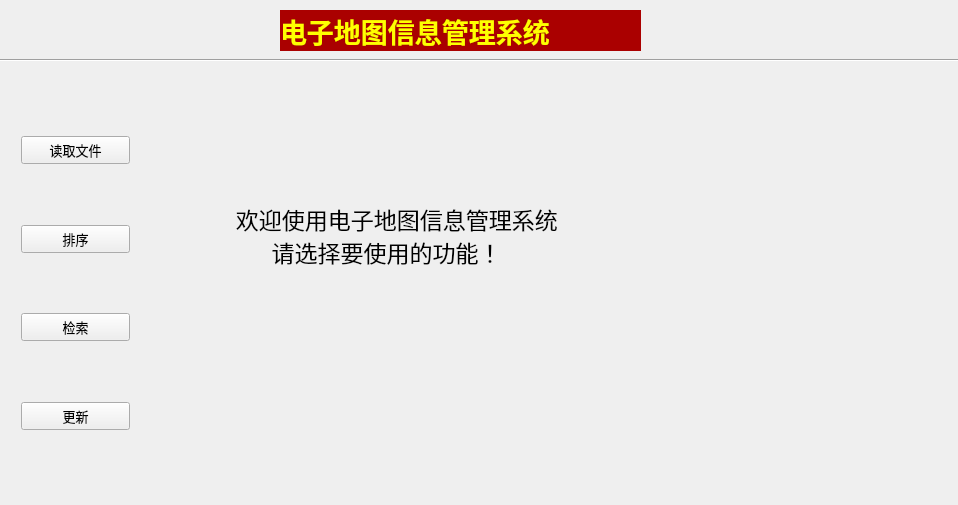
<?xml version="1.0" encoding="UTF-8"?>
<ui version="4.0">
 <class>MainWindow</class>
 <widget class="QMainWindow" name="MainWindow">
  <property name="geometry">
   <rect>
    <x>0</x>
    <y>0</y>
    <width>958</width>
    <height>505</height>
   </rect>
  </property>
  <property name="windowTitle">
   <string>MainWindow</string>
  </property>
  <widget class="QWidget" name="centralWidget">
   <widget class="QWidget" name="widget" native="true">
    <property name="geometry">
     <rect>
      <x>10</x>
      <y>70</y>
      <width>131</width>
      <height>426</height>
     </rect>
    </property>
    <layout class="QVBoxLayout" name="verticalLayout">
     <item>
      <spacer name="verticalSpacer_5">
       <property name="orientation">
        <enum>Qt::Vertical</enum>
       </property>
       <property name="sizeHint" stdset="0">
        <size>
         <width>20</width>
         <height>40</height>
        </size>
       </property>
      </spacer>
     </item>
     <item>
      <widget class="QPushButton" name="BtnRead">
       <property name="sizePolicy">
        <sizepolicy hsizetype="Expanding" vsizetype="Fixed">
         <horstretch>0</horstretch>
         <verstretch>0</verstretch>
        </sizepolicy>
       </property>
       <property name="font">
        <font>
         <family>方正兰亭超细黑简体</family>
         <pointsize>10</pointsize>
        </font>
       </property>
       <property name="text">
        <string>读取文件</string>
       </property>
       <property name="autoDefault">
        <bool>false</bool>
       </property>
      </widget>
     </item>
     <item>
      <spacer name="verticalSpacer_4">
       <property name="orientation">
        <enum>Qt::Vertical</enum>
       </property>
       <property name="sizeHint" stdset="0">
        <size>
         <width>20</width>
         <height>40</height>
        </size>
       </property>
      </spacer>
     </item>
     <item>
      <widget class="QPushButton" name="BtnSort">
       <property name="font">
        <font>
         <family>方正兰亭超细黑简体</family>
         <pointsize>10</pointsize>
        </font>
       </property>
       <property name="text">
        <string>排序</string>
       </property>
      </widget>
     </item>
     <item>
      <spacer name="verticalSpacer_3">
       <property name="orientation">
        <enum>Qt::Vertical</enum>
       </property>
       <property name="sizeHint" stdset="0">
        <size>
         <width>20</width>
         <height>40</height>
        </size>
       </property>
      </spacer>
     </item>
     <item>
      <widget class="QPushButton" name="BtnSearch">
       <property name="font">
        <font>
         <family>方正兰亭超细黑简体</family>
         <pointsize>10</pointsize>
        </font>
       </property>
       <property name="text">
        <string>检索</string>
       </property>
      </widget>
     </item>
     <item>
      <spacer name="verticalSpacer_2">
       <property name="orientation">
        <enum>Qt::Vertical</enum>
       </property>
       <property name="sizeHint" stdset="0">
        <size>
         <width>20</width>
         <height>40</height>
        </size>
       </property>
      </spacer>
     </item>
     <item>
      <widget class="QPushButton" name="BtnRenew">
       <property name="font">
        <font>
         <family>方正兰亭超细黑简体</family>
         <pointsize>10</pointsize>
        </font>
       </property>
       <property name="text">
        <string>更新</string>
       </property>
      </widget>
     </item>
     <item>
      <spacer name="verticalSpacer">
       <property name="orientation">
        <enum>Qt::Vertical</enum>
       </property>
       <property name="sizeHint" stdset="0">
        <size>
         <width>20</width>
         <height>40</height>
        </size>
       </property>
      </spacer>
     </item>
    </layout>
   </widget>
   <widget class="QLabel" name="label">
    <property name="geometry">
     <rect>
      <x>280</x>
      <y>10</y>
      <width>361</width>
      <height>41</height>
     </rect>
    </property>
    <property name="font">
     <font>
      <family>楷体</family>
      <pointsize>20</pointsize>
      <weight>75</weight>
      <italic>false</italic>
      <bold>true</bold>
     </font>
    </property>
    <property name="styleSheet">
     <string notr="true">color: rgb(255, 255, 0);
background-color: rgb(170, 0, 0);</string>
    </property>
    <property name="text">
     <string>电子地图信息管理系统</string>
    </property>
   </widget>
   <widget class="QLabel" name="LabelWelcome">
    <property name="geometry">
     <rect>
      <x>200</x>
      <y>200</y>
      <width>691</width>
      <height>71</height>
     </rect>
    </property>
    <property name="font">
     <font>
      <family>楷体</family>
      <pointsize>17</pointsize>
     </font>
    </property>
    <property name="text">
     <string>      欢迎使用电子地图信息管理系统
            请选择要使用的功能！</string>
    </property>
   </widget>
   <widget class="Line" name="line">
    <property name="geometry">
     <rect>
      <x>0</x>
      <y>50</y>
      <width>961</width>
      <height>20</height>
     </rect>
    </property>
    <property name="orientation">
     <enum>Qt::Horizontal</enum>
    </property>
   </widget>
   <widget class="SortChoose" name="SortWidget" native="true">
    <property name="geometry">
     <rect>
      <x>170</x>
      <y>100</y>
      <width>751</width>
      <height>500</height>
     </rect>
    </property>
   </widget>
   <widget class="ReadFile" name="ReadWidget" native="true">
    <property name="geometry">
     <rect>
      <x>170</x>
      <y>80</y>
      <width>781</width>
      <height>421</height>
     </rect>
    </property>
   </widget>
   <widget class="SearchUi" name="SearchWidget" native="true">
    <property name="geometry">
     <rect>
      <x>140</x>
      <y>70</y>
      <width>771</width>
      <height>421</height>
     </rect>
    </property>
   </widget>
   <widget class="RenewWidget" name="RenewWidge" native="true">
    <property name="geometry">
     <rect>
      <x>150</x>
      <y>60</y>
      <width>751</width>
      <height>431</height>
     </rect>
    </property>
   </widget>
  </widget>
 </widget>
 <layoutdefault spacing="6" margin="11"/>
 <customwidgets>
  <customwidget>
   <class>SortChoose</class>
   <extends>QWidget</extends>
   <header location="global">sortchoose.h</header>
   <container>1</container>
  </customwidget>
  <customwidget>
   <class>ReadFile</class>
   <extends>QWidget</extends>
   <header location="global">readfile.h</header>
   <container>1</container>
  </customwidget>
  <customwidget>
   <class>SearchUi</class>
   <extends>QWidget</extends>
   <header location="global">searchui.h</header>
   <container>1</container>
  </customwidget>
  <customwidget>
   <class>RenewWidget</class>
   <extends>QWidget</extends>
   <header location="global">renewwidget.h</header>
   <container>1</container>
  </customwidget>
 </customwidgets>
 <resources/>
 <connections/>
</ui>
